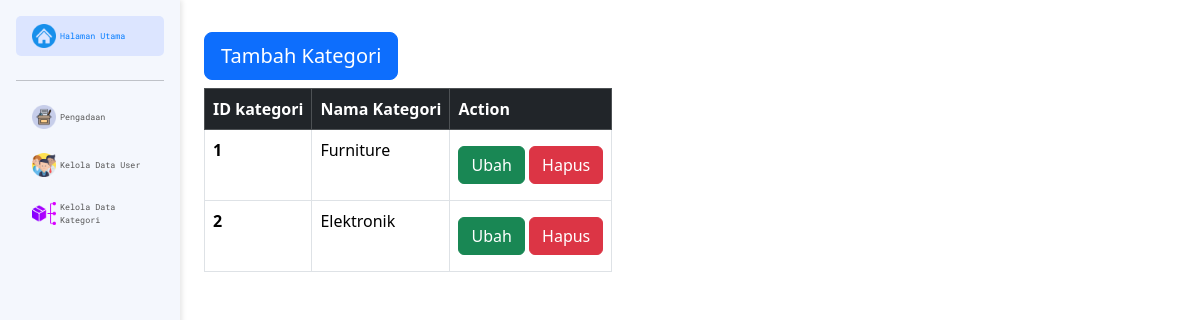
Screenshot of /pages/kategori/index.php with the database file from the repository.
### tables this page shows
CREATE TABLE `kategori` (
  `id_kategori` int(5) NOT NULL,
  `nama_kategori` varchar(100) NOT NULL,
  `created_at` datetime NOT NULL,
  `updated_at` datetime NOT NULL
);

### class/Database.php (called while the page is built, shortened)
<?php
class Database{
	function __construct($host, $username, $pass, $dbname){
		$this->conn = mysqli_connect($host, $username, $pass, $dbname);
	}
}
 ?>

### class/Kategori.php (called while the page is built, shortened)
<?php
include_once CLASS_PATH."Database.php";
class Kategori{
	public $db;
	function __construct($db){
		$this->db = $db;
	}
	function tampilDataKategori(){
		$sql = "SELECT * FROM kategori";
		$result = mysqli_query($this->db->conn, $sql);
	    $aset = mysqli_fetch_all($result, MYSQLI_ASSOC);
	    return $aset;
	}
}

### pages/kategori/index.php (the view, shortened to what this page needs)
<?php
include_once $_SERVER['DOCUMENT_ROOT']."/inventaris RFID/layouts/header.php";
include_once LAYOUTS_PATH."sidebar.php";
include_once CLASS_PATH."Database.php";
include_once CLASS_PATH."Kategori.php";
$db = new Database("localhost", "root", "", "inventaris");
$kategori = new Kategori($db);
$kategori = $kategori->tampilDataKategori();
?>
  <div class="flex p-4">
    <div class="flex">
      <a href="<?= PAGES_PATH ?>kategori/tambah-data.php" type="button" class="btn btn-primary btn-lg my-2">Tambah Kategori</a>
    </div>
    <table class="table table-hover table-bordered">
      <thead class="table-dark">
        <tr>
          <th scope="col">ID kategori</th>
          <th scope="col">Nama Kategori</th>
          <th scope="col">Action</th>
        </tr>
      </thead>
      <tbody>
      <?php foreach ($kategori as $k) : ?>
        <tr>
          <th scope="row"><?= $k["id_kategori"] ?></th>
          <td><?= $k["nama_kategori"] ?></td>
          <td>
            <a href="<?= PAGES_PATH ?>kategori/ubah-data.php?id=<?= $k['id_kategori'] ?>&nama=<?= $k['nama_kategori'] ?>" type="button" class="btn btn-success my-2">Ubah</a>
            <a href="<?= PAGES_PATH ?>kategori/hapus-data.php?id=<?= $k['id_kategori'] ?>" type="button" class="btn btn-danger my-2">Hapus</a>
          </td>
        </tr>
      <?php endforeach; ?>
      </tbody>
    </table>
  </div>
<?php include_once LAYOUTS_PATH."footer.php";?>
<?php include_once LAYOUTS_PATH."footer.php";?>

### rows the page displays
kategori: id_kategori "1", nama_kategori "Furniture"
kategori: id_kategori "2", nama_kategori "Elektronik"
